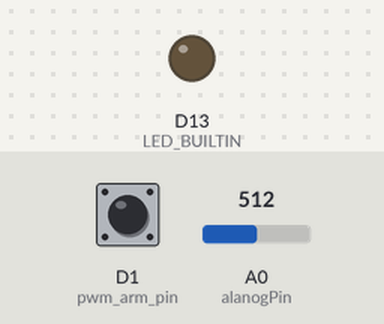
A sketch run on a simulated Arduino Zero (SAMD21). Parts: output pins drawn as LEDs (lit = HIGH). Dashed ring = blinking. The inputs (shaded band) are chosen by the test bench; at power-on: D1 (pwm_arm_pin) HIGH, A0 (alanogPin) = 512 (analog values on the 0–1023 scale). The modem accepts every AT command (registered, SIM ready, sends succeed) and sends nothing else.

Above: at 1.2 s.
At 3.45 s:
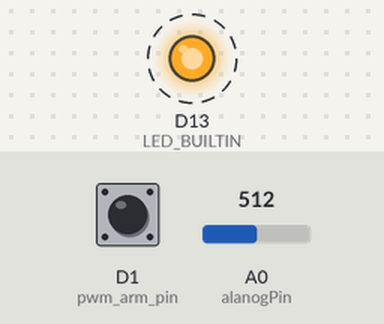
Timing chart, 0 to 4.0 s (numbered marks = the images above):
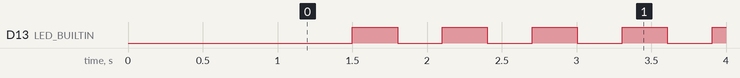

Measured:
- by itself, D13 (LED_BUILTIN): alternates HIGH for 0.30 s and LOW for 0.30 s

The sketch:

VoltOSD.ino
```cpp
// (licence header left out)
/*
 *  VoltOSD
 *
 *  XIAO SAMD21 TX to DJI Air unit RX(115200)
 *  Voltage sensor on A0 pin 0
 *  PWM Arm Signal on D1 pin 1
 */


/* ----------------------------------------------------- */

#include <MSP.h>
#include "MSP_OSD.h"
#include "OSD_positions_config.h"

#define VERSION "1.0"
#define MAH_CALIBRATION_FACTOR 1.0f   //used to calibrate mAh reading.
#define SPEED_IN_KILOMETERS_PER_HOUR  //if commented out defaults to m/s
#define IMPERIAL_UNITS                //Altitude in feet, distance to home in miles.
#define FC_FIRMWARE_NAME "Betaflight"
#define FC_FIRMWARE_IDENTIFIER "BTFL"


HardwareSerial &mspSerial = Serial1;
MSP msp;

static const int pwm_arm_pin = 1;
static int triggerValue = 1600;

boolean lightOn = true;

//Voltage and Battery Reading
const float arduinoVCC = 3.3;  //Measured SAMD21 3.3 pin voltage on A0

float ValueR1 = 7500;   //7.5K Resistor
float ValueR2 = 30000;  //30K Resistor
const int alanogPin = A0;
float averageVoltage = 0;
int sampleVoltageCount = 0;
int lastCount = 0;

//Other
char fcVariant[5] = "BTFL";
char craftname[15] = "VoltOSD";
uint32_t previousMillis_MSP = 0;
const uint32_t next_interval_MSP = 100;
uint32_t custom_mode = 0;  //flight mode
uint8_t vbat = 0;
float airspeed = 0;
int16_t groundspeed = 0;
int32_t relative_alt = 0;   // in milimeters
uint32_t altitude_msp = 0;  // EstimatedAltitudeCm
uint16_t rssi = 0;
uint8_t battery_remaining = 0;
uint32_t flightModeFlags = 0x00000002;
int16_t amperage = 0;
uint16_t mAhDrawn = 0;
float f_mAhDrawn = 0.0;
uint8_t numSat = 0;
uint8_t pid_roll[3];
uint8_t pid_pitch[3];
uint8_t pid_yaw[3];
int32_t gps_lon = 0;
int32_t gps_lat = 0;
int32_t gps_alt = 0;
double gps_home_lon = 0;
double gps_home_lat = 0;
int32_t gps_home_alt = 0;
int16_t roll_angle = 0;
int16_t pitch_angle = 0;
uint32_t distanceToHome = 0;  // distance to home in meters
int16_t directionToHome = 0;  // direction to home in degrees
uint8_t fix_type = 0;         // < 0-1: no fix, 2: 2D fix, 3: 3D fix
uint8_t batteryCellCount = 3;
uint16_t batteryCapacity = 2200;
uint8_t legacyBatteryVoltage = 0;
uint8_t batteryState = 0;  // voltage color 0==white, 1==red
uint16_t batteryVoltage = 0;
int16_t heading = 0;
float dt = 0;
#ifdef MAH_CALIBRATION_FACTOR
float mAh_calib_factor = MAH_CALIBRATION_FACTOR;
#else
float mAh_calib_factor = 1;
#endif
uint8_t set_home = 1;
uint32_t general_counter = next_interval_MSP;
uint16_t blink_sats_orig_pos = osd_gps_sats_pos;
uint16_t blink_sats_blank_pos = 234;
uint32_t previousFlightMode = custom_mode;
uint8_t srtCounter = 1;
uint8_t thr_position = 0;
float wind_direction = 0;  // wind direction (degrees)
float wind_speed = 0;      // wind speed in ground plane (m/s)
float relative_wind_direction = 0;
float climb_rate = 0;

msp_battery_state_t battery_state = { 0 };
msp_name_t name = { 0 };
msp_fc_version_t fc_version = { 0 };
msp_fc_variant_t fc_variant = { 0 };
//msp_status_BF_t status_BF = {0};
msp_status_DJI_t status_DJI = { 0 };
msp_analog_t analog = { 0 };
msp_raw_gps_t raw_gps = { 0 };
msp_comp_gps_t comp_gps = { 0 };
msp_attitude_t attitude = { 0 };
msp_altitude_t altitude = { 0 };


/* ----------------------------------------------------- */
void setup() {
#ifdef DEBUG
  SerialUSB.begin(115200);
  while (!SerialUSB);
#endif
  Serial1.begin(115200);
  while (!Serial1);

  analogReadResolution(12); // SAMD21 12 bit resolution 0 - 4096 range on Analog pin

  msp.begin(mspSerial);
  pinMode(LED_BUILTIN, OUTPUT);

  pinMode(pwm_arm_pin, INPUT_PULLUP);

  delay(1000);

  status_DJI.cycleTime = 0x0080;
  status_DJI.i2cErrorCounter = 0;
  status_DJI.sensor = 0x23;
  status_DJI.configProfileIndex = 0;
  status_DJI.averageSystemLoadPercent = 7;
  status_DJI.accCalibrationAxisFlags = 0;
  status_DJI.DJI_ARMING_DISABLE_FLAGS_COUNT = 20;
  status_DJI.djiPackArmingDisabledFlags = (1 << 24);
  flightModeFlags = 0x00000002;
}

msp_osd_config_t msp_osd_config = { 0 };

void send_osd_config() {

#ifdef IMPERIAL_UNITS
  msp_osd_config.units = 0;
#else
  msp_osd_config.units = 1;
#endif

  msp_osd_config.osd_item_count = 56;
  msp_osd_config.osd_stat_count = 24;
  msp_osd_config.osd_timer_count = 2;
  msp_osd_config.osd_warning_count = 16;  // 16
  msp_osd_config.osd_profile_count = 1;   // 1
  msp_osd_config.osdprofileindex = 1;     // 1
  msp_osd_config.overlay_radio_mode = 0;  //  0

  msp_osd_config.osd_rssi_value_pos = osd_rssi_value_pos;
  msp_osd_config.osd_main_batt_voltage_pos = osd_main_batt_voltage_pos;
  msp_osd_config.osd_crosshairs_pos = osd_crosshairs_pos;
  msp_osd_config.osd_artificial_horizon_pos = osd_artificial_horizon_pos;
  msp_osd_config.osd_horizon_sidebars_pos = osd_horizon_sidebars_pos;
  msp_osd_config.osd_item_timer_1_pos = osd_item_timer_1_pos;
  msp_osd_config.osd_item_timer_2_pos = osd_item_timer_2_pos;
  msp_osd_config.osd_flymode_pos = osd_flymode_pos;
  msp_osd_config.osd_craft_name_pos = osd_craft_name_pos;
  msp_osd_config.osd_throttle_pos_pos = osd_throttle_pos_pos;
  msp_osd_config.osd_vtx_channel_pos = osd_vtx_channel_pos;
  msp_osd_config.osd_current_draw_pos = osd_current_draw_pos;
  msp_osd_config.osd_mah_drawn_pos = osd_mah_drawn_pos;
  msp_osd_config.osd_gps_speed_pos = osd_gps_speed_pos;
  msp_osd_config.osd_gps_sats_pos = osd_gps_sats_pos;
  msp_osd_config.osd_altitude_pos = osd_altitude_pos;
  msp_osd_config.osd_roll_pids_pos = osd_roll_pids_pos;
  msp_osd_config.osd_pitch_pids_pos = osd_pitch_pids_pos;
  msp_osd_config.osd_yaw_pids_pos = osd_yaw_pids_pos;
  msp_osd_config.osd_power_pos = osd_power_pos;
  msp_osd_config.osd_pidrate_profile_pos = osd_pidrate_profile_pos;
  msp_osd_config.osd_warnings_pos = osd_warnings_pos;
  msp_osd_config.osd_avg_cell_voltage_pos = osd_avg_cell_voltage_pos;
  msp_osd_config.osd_gps_lon_pos = osd_gps_lon_pos;
  msp_osd_config.osd_gps_lat_pos = osd_gps_lat_pos;
  msp_osd_config.osd_debug_pos = osd_debug_pos;
  msp_osd_config.osd_pitch_angle_pos = osd_pitch_angle_pos;
  msp_osd_config.osd_roll_angle_pos = osd_roll_angle_pos;
  msp_osd_config.osd_main_batt_usage_pos = osd_main_batt_usage_pos;
  msp_osd_config.osd_disarmed_pos = osd_disarmed_pos;
  msp_osd_config.osd_home_dir_pos = osd_home_dir_pos;
  msp_osd_config.osd_home_dist_pos = osd_home_dist_pos;
  msp_osd_config.osd_numerical_heading_pos = osd_numerical_heading_pos;
  msp_osd_config.osd_numerical_vario_pos = osd_numerical_vario_pos;
  msp_osd_config.osd_compass_bar_pos = osd_compass_bar_pos;
  msp_osd_config.osd_esc_tmp_pos = osd_esc_tmp_pos;
  msp_osd_config.osd_esc_rpm_pos = osd_esc_rpm_pos;
  msp_osd_config.osd_remaining_time_estimate_pos = osd_remaining_time_estimate_pos;
  msp_osd_config.osd_rtc_datetime_pos = osd_rtc_datetime_pos;
  msp_osd_config.osd_adjustment_range_pos = osd_adjustment_range_pos;
  msp_osd_config.osd_core_temperature_pos = osd_core_temperature_pos;
  msp_osd_config.osd_anti_gravity_pos = osd_anti_gravity_pos;
  msp_osd_config.osd_g_force_pos = osd_g_force_pos;
  msp_osd_config.osd_motor_diag_pos = osd_motor_diag_pos;
  msp_osd_config.osd_log_status_pos = osd_log_status_pos;
  msp_osd_config.osd_flip_arrow_pos = osd_flip_arrow_pos;
  msp_osd_config.osd_link_quality_pos = osd_link_quality_pos;
  msp_osd_config.osd_flight_dist_pos = osd_flight_dist_pos;
  msp_osd_config.osd_stick_overlay_left_pos = osd_stick_overlay_left_pos;
  msp_osd_config.osd_stick_overlay_right_pos = osd_stick_overlay_right_pos;
  msp_osd_config.osd_display_name_pos = osd_display_name_pos;
  msp_osd_config.osd_esc_rpm_freq_pos = osd_esc_rpm_freq_pos;
  msp_osd_config.osd_rate_profile_name_pos = osd_rate_profile_name_pos;
  msp_osd_config.osd_pid_profile_name_pos = osd_pid_profile_name_pos;
  msp_osd_config.osd_profile_name_pos = osd_profile_name_pos;
  msp_osd_config.osd_rssi_dbm_value_pos = osd_rssi_dbm_value_pos;
  msp_osd_config.osd_rc_channels_pos = osd_rc_channels_pos;

  msp.send(MSP_OSD_CONFIG, &msp_osd_config, sizeof(msp_osd_config));
}

void invert_pos(uint16_t *pos1, uint16_t *pos2) {
  uint16_t tmp_pos = *pos1;
  *pos1 = *pos2;
  *pos2 = tmp_pos;
}

void set_flight_mode_flags() {
    //USE PWM signal to ARM
    volatile int pwmValue = readChannel(pwm_arm_pin, 1000, 2000, 0);
    if ((flightModeFlags == 0x00000002) && pwmValue >= triggerValue) {
      flightModeFlags = 0x00000003;    // armed to start recording
    } else if ((flightModeFlags == 0x00000003) && pwmValue < triggerValue && general_counter % 3000 == 0) {
      flightModeFlags = 0x00000002;    // disarm after 3 second delay
    }
}

// Read the number of a specified channel and convert to the range provided.
// If the channel is off, return the default value
int readChannel(int channelInput, int minLimit, int maxLimit, int defaultValue){
  int ch = pulseIn(channelInput, HIGH, 30000);
  if (ch < 100) return defaultValue;
  return map(ch, 1000, 2000, minLimit, maxLimit);
}

void display_flight_mode() {
  show_text(&craftname);
}

void send_msp_to_airunit() {

  //MSP_FC_VARIANT
  memcpy(fc_variant.flightControlIdentifier, fcVariant, sizeof(fcVariant));
  msp.send(MSP_FC_VARIANT, &fc_variant, sizeof(fc_variant));

  //MSP_FC_VERSION
  fc_version.versionMajor = 4;
  fc_version.versionMinor = 1;
  fc_version.versionPatchLevel = 1;
  msp.send(MSP_FC_VERSION, &fc_version, sizeof(fc_version));

  //MSP_NAME
  memcpy(name.craft_name, craftname, sizeof(craftname));
  msp.send(MSP_NAME, &name, sizeof(name));

  //MSP_STATUS
  status_DJI.flightModeFlags = flightModeFlags;
  status_DJI.armingFlags = 0x0303;
  msp.send(MSP_STATUS_EX, &status_DJI, sizeof(status_DJI));
  status_DJI.armingFlags = 0x0000;
  msp.send(MSP_STATUS, &status_DJI, sizeof(status_DJI));

  //MSP_ANALOG
  analog.vbat = vbat;
  analog.rssi = rssi;
  analog.amperage = amperage;
  analog.mAhDrawn = mAhDrawn;
  msp.send(MSP_ANALOG, &analog, sizeof(analog));

  //MSP_BATTERY_STATE
  battery_state.amperage = amperage;
  battery_state.batteryVoltage = vbat * 10;
  battery_state.mAhDrawn = mAhDrawn;
  battery_state.batteryCellCount = batteryCellCount;
  battery_state.batteryCapacity = batteryCapacity;
  battery_state.batteryState = batteryState;
  battery_state.legacyBatteryVoltage = vbat;
  msp.send(MSP_BATTERY_STATE, &battery_state, sizeof(battery_state));

  //MSP_RAW_GPS
  raw_gps.lat = gps_lat;
  raw_gps.lon = gps_lon;
  raw_gps.numSat = numSat;
  raw_gps.alt = gps_alt;
  raw_gps.groundSpeed = groundspeed;  //in cm/s
  msp.send(MSP_RAW_GPS, &raw_gps, sizeof(raw_gps));

  //MSP_COMP_GPS
  comp_gps.distanceToHome = (int16_t)distanceToHome;
  comp_gps.directionToHome = directionToHome - heading;
  msp.send(MSP_COMP_GPS, &comp_gps, sizeof(comp_gps));

  //MSP_ATTITUDE
  attitude.pitch = pitch_angle * 10;
  attitude.roll = roll_angle * 10;
  msp.send(MSP_ATTITUDE, &attitude, sizeof(attitude));

  //MSP_ALTITUDE
  altitude.estimatedActualPosition = relative_alt;
  altitude.estimatedActualVelocity = (int16_t)(climb_rate);  //m/s to cm/s
  msp.send(MSP_ALTITUDE, &altitude, sizeof(altitude));

  //MSP_OSD_CONFIG
  send_osd_config();
}


void blink_sats() {
  if (general_counter % 900 == 0 && set_home == 1 && blink_sats_orig_pos > 2000) {
    invert_pos(&osd_gps_sats_pos, &blink_sats_blank_pos);
  } else if (set_home == 0) {
    osd_gps_sats_pos = blink_sats_orig_pos;
  }
}

void show_text(char (*text)[15]) {
  memcpy(craftname, *text, sizeof(craftname));
}

void set_battery_cells_number() {
  if (vbat < 43) batteryCellCount = 1;
  else if (vbat < 85) batteryCellCount = 2;
  else if (vbat < 127) batteryCellCount = 3;
  else if (vbat < 169) batteryCellCount = 4;
  else if (vbat < 211) batteryCellCount = 5;
  else if (vbat < 255) batteryCellCount = 6;
}


void readVoltage() {
  int readValue = analogRead(alanogPin);
  averageVoltage += (readValue * (arduinoVCC / 4096)) * (1 + (ValueR2 / ValueR1));
  //4096
  sampleVoltageCount++;
}

void getVoltageSample() {
  vbat = (int)((averageVoltage / sampleVoltageCount) * 10);
  lastCount = sampleVoltageCount;
  sampleVoltageCount = 0;
  averageVoltage = 0;
}


void loop() {

  uint32_t currentMillis_MSP = millis();

  readVoltage();

  if ((uint32_t)(currentMillis_MSP - previousMillis_MSP) >= next_interval_MSP) {
    previousMillis_MSP = currentMillis_MSP;

    if (general_counter % 300 == 0) {  // update the altitude and voltage values every 300ms
      getVoltageSample();
      if (lightOn) {
        digitalWrite(LED_BUILTIN, LOW);
      } else {
        digitalWrite(LED_BUILTIN, HIGH);
      }
      lightOn = !lightOn;
    }
    set_flight_mode_flags();
    blink_sats();

#ifdef DEBUG
    debugPrint();
#endif
    send_msp_to_airunit();
    general_counter += next_interval_MSP;
  }
  if (custom_mode != previousFlightMode) {
    previousFlightMode = custom_mode;
    display_flight_mode();
  }

  if (batteryCellCount == 0 && vbat > 0) {
    set_battery_cells_number();
  }

  //display flight mode every 10s
  if (general_counter % 10000 == 0) {
    display_flight_mode();
  }
}

//*** USED ONLY FOR DEBUG ***
void debugPrint() {
  SerialUSB.println("**********************************");
  SerialUSB.print("Flight Mode: ");
  SerialUSB.println(flightModeFlags);
  SerialUSB.print("Voltage: ");
  SerialUSB.println(((double)vbat / 10), 1);
  SerialUSB.print("Sample Count / transmit: ");
  SerialUSB.println(lastCount);
  SerialUSB.print("Battery Cell Count: ");
  SerialUSB.println(batteryCellCount);
}
```

MSP_OSD.h
```cpp
#include <stdint.h>

#define MSP_OSD_CONFIG            84        //out message         Get osd settings - betaflight
#define MSP_NAME                  10
#define MSP_BATTERY_STATE         130       //out message         Connected/Disconnected, Voltage, Current Used

struct msp_osd_config_t {
    uint8_t osdflags;
    uint8_t video_system;
    uint8_t units;
    uint8_t rssi_alarm;
    uint16_t cap_alarm;
    uint8_t old_timer_alarm;
    uint8_t osd_item_count;                     //56
    uint16_t alt_alarm;
    uint16_t osd_rssi_value_pos;
    uint16_t osd_main_batt_voltage_pos;
    uint16_t osd_crosshairs_pos;
    uint16_t osd_artificial_horizon_pos;
    uint16_t osd_horizon_sidebars_pos;
    uint16_t osd_item_timer_1_pos;
    uint16_t osd_item_timer_2_pos;
    uint16_t osd_flymode_pos;
    uint16_t osd_craft_name_pos;
    uint16_t osd_throttle_pos_pos;
    uint16_t osd_vtx_channel_pos;
    uint16_t osd_current_draw_pos;
    uint16_t osd_mah_drawn_pos;
    uint16_t osd_gps_speed_pos;
    uint16_t osd_gps_sats_pos;
    uint16_t osd_altitude_pos;
    uint16_t osd_roll_pids_pos;
    uint16_t osd_pitch_pids_pos;
    uint16_t osd_yaw_pids_pos;
    uint16_t osd_power_pos;
    uint16_t osd_pidrate_profile_pos;
    uint16_t osd_warnings_pos;
    uint16_t osd_avg_cell_voltage_pos;
    uint16_t osd_gps_lon_pos;
    uint16_t osd_gps_lat_pos;
    uint16_t osd_debug_pos;
    uint16_t osd_pitch_angle_pos;
    uint16_t osd_roll_angle_pos;
    uint16_t osd_main_batt_usage_pos;
    uint16_t osd_disarmed_pos;
    uint16_t osd_home_dir_pos;
    uint16_t osd_home_dist_pos;
    uint16_t osd_numerical_heading_pos;
    uint16_t osd_numerical_vario_pos;
    uint16_t osd_compass_bar_pos;
    uint16_t osd_esc_tmp_pos;
    uint16_t osd_esc_rpm_pos;
    uint16_t osd_remaining_time_estimate_pos;
    uint16_t osd_rtc_datetime_pos;
    uint16_t osd_adjustment_range_pos;
    uint16_t osd_core_temperature_pos;
    uint16_t osd_anti_gravity_pos;
    uint16_t osd_g_force_pos;
    uint16_t osd_motor_diag_pos;
    uint16_t osd_log_status_pos;
    uint16_t osd_flip_arrow_pos;
    uint16_t osd_link_quality_pos;
    uint16_t osd_flight_dist_pos;
    uint16_t osd_stick_overlay_left_pos;
    uint16_t osd_stick_overlay_right_pos;
    uint16_t osd_display_name_pos;
    uint16_t osd_esc_rpm_freq_pos;
    uint16_t osd_rate_profile_name_pos;
    uint16_t osd_pid_profile_name_pos;
    uint16_t osd_profile_name_pos;
    uint16_t osd_rssi_dbm_value_pos;
    uint16_t osd_rc_channels_pos;
    uint8_t osd_stat_count;                     //24
    uint8_t osd_stat_rtc_date_time;
    uint8_t osd_stat_timer_1;
    uint8_t osd_stat_timer_2;
    uint8_t osd_stat_max_speed;
    uint8_t osd_stat_max_distance;
    uint8_t osd_stat_min_battery;
    uint8_t osd_stat_end_battery;
    uint8_t osd_stat_battery;
    uint8_t osd_stat_min_rssi;
    uint8_t osd_stat_max_current;
    uint8_t osd_stat_used_mah;
    uint8_t osd_stat_max_altitude;
    uint8_t osd_stat_blackbox;
    uint8_t osd_stat_blackbox_number;
    uint8_t osd_stat_max_g_force;
    uint8_t osd_stat_max_esc_temp;
    uint8_t osd_stat_max_esc_rpm;
    uint8_t osd_stat_min_link_quality;
    uint8_t osd_stat_flight_distance;
    uint8_t osd_stat_max_fft;
    uint8_t osd_stat_total_flights;
    uint8_t osd_stat_total_time;
    uint8_t osd_stat_total_dist;
    uint8_t osd_stat_min_rssi_dbm;
    uint16_t osd_timer_count;
    uint16_t osd_timer_1;
    uint16_t osd_timer_2;
    uint16_t enabledwarnings;
    uint8_t osd_warning_count;              // 16
    uint32_t enabledwarnings_1_41_plus;
    uint8_t osd_profile_count;              // 1
    uint8_t osdprofileindex;                // 1
    uint8_t overlay_radio_mode;             //  0
} __attribute__ ((packed));

struct msp_name_t {
    char craft_name[15];                    //15 characters max possible displayed in the goggles
} __attribute__ ((packed));

struct msp_battery_state_t {
  uint8_t batteryCellCount;
    uint16_t batteryCapacity;
    uint8_t legacyBatteryVoltage;
    uint16_t mAhDrawn;
    uint16_t amperage;
    uint8_t batteryState;
    uint16_t batteryVoltage;
} __attribute__ ((packed));

// MSP_STATUS_DJI reply
struct msp_status_DJI_t {
  uint16_t cycleTime;
  uint16_t i2cErrorCounter;
  uint16_t sensor;                    // MSP_STATUS_SENSOR_...
  uint32_t flightModeFlags;           // see getActiveModes()
  uint8_t  configProfileIndex;
  uint16_t averageSystemLoadPercent;  // 0...100
  uint16_t armingFlags;   //0x0103 or 0x0301
  uint8_t  accCalibrationAxisFlags;  //0
  uint8_t  DJI_ARMING_DISABLE_FLAGS_COUNT; //25
  uint32_t djiPackArmingDisabledFlags; //(1 << 24)
} __attribute__ ((packed));
```

Source omitted: OSD_positions_config.h (2866 bytes)
